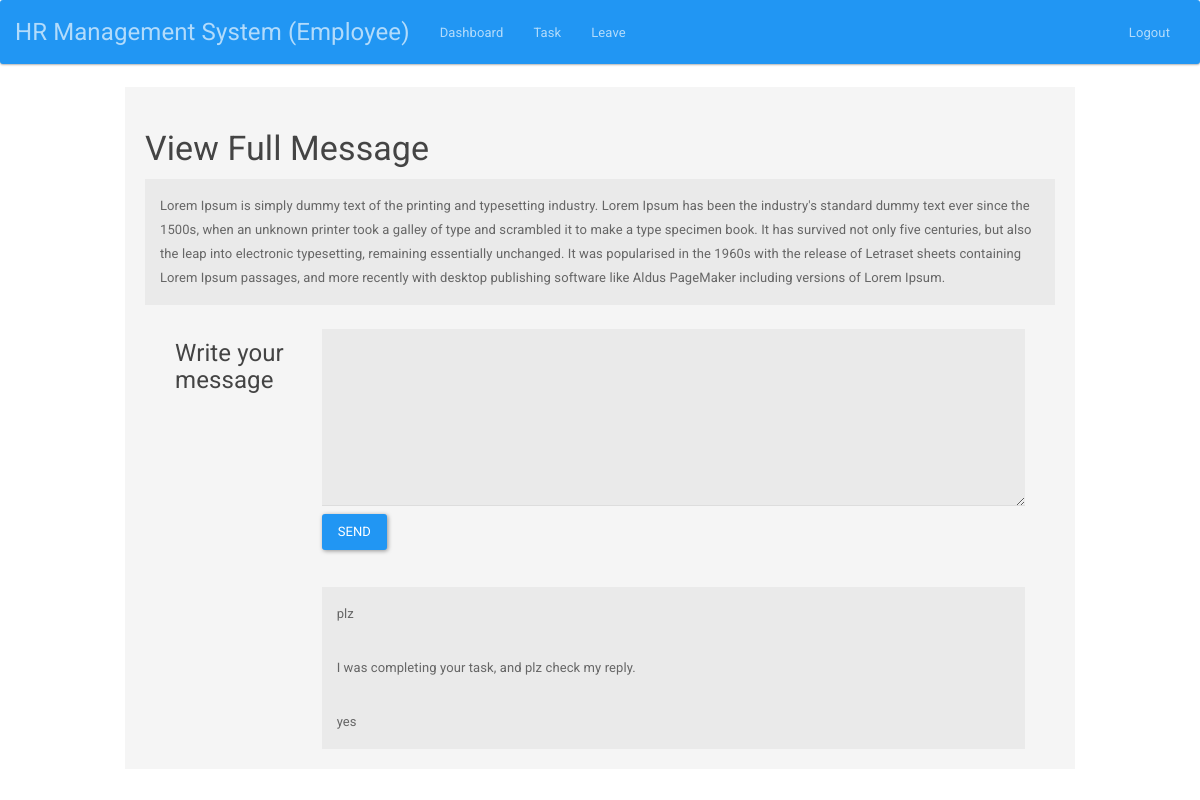
The app's page /employee/viewmessage.php?id=5 (signed in) with its own data.
### tables this page shows
CREATE TABLE `task` (
  `t_id` int(255) NOT NULL,
  `task` text NOT NULL,
  `id` int(255) NOT NULL,
  `assign_by` varchar(255) NOT NULL,
  `date_time` timestamp NOT NULL DEFAULT CURRENT_TIMESTAMP ON UPDATE CURRENT_TIMESTAMP
);

CREATE TABLE `task_reply` (
  `r_id` int(255) NOT NULL,
  `reply` text NOT NULL,
  `m_id` int(255) NOT NULL,
  `reply_by` int(255) NOT NULL,
  `date_time` timestamp NOT NULL DEFAULT CURRENT_TIMESTAMP ON UPDATE CURRENT_TIMESTAMP
);

### employee/viewmessage.php (the view, shortened to what this page needs)
<?php
include "../auth/auth.php";
?>
<!DOCTYPE html>
<html>
<head>
	<link rel="stylesheet" type="text/css" href="../lib/bootstrap.min.css">
</head>
<body>
<?php include "header.php";?>
<div class="container">
<div class="col-lg-10 col-xs-push-1 well">
<h3>View Full Message</h3>
    <?php
    $m_id = $_GET['id'];
    $query ="SELECT * FROM task WHERE `t_id`='".$m_id."'";
	$res=mysqli_query($con, $query);
    $row=mysqli_fetch_array($res);
    ?>
    <div class="col-sm-12" style="background-color: #eaeaea; padding: 15px;">
    	<?php echo $row['task']; ?>
    </div>
    <div class="col-sm-12">
    	<br>
    	<form action="" method="post" class="" onsubmit="return formvalidation();">
    	  <fieldset>
    		<div class="form-group">
               <label for="inputEmail" class="col-lg-2 control-label"><h4>Write your message</h4></label>
                <div class="col-lg-10">
    		     <textarea name="m_reply" id="inputMessage" rows="5" style="width: 100%; background-color: #eaeaea; padding: 15px;"></textarea>
    		    </div>
            </div>
    		<div class="form-group">
              <div class="col-lg-10 col-lg-offset-2">
                <button type="submit" class="btn btn-primary">Send</button>
              </div>
            </div>
          </fieldset>
    	</form>
    	<fieldset>
    		<p>&nbsp;</p>
    		<div class="form-group">
               <label for="inputEmail" class="col-lg-2 control-label"><h4>&nbsp;</h4></label>
                <div class="col-lg-10">
                	<?php
                      $m_id = $_GET['id'];
                      $query1 ="SELECT * FROM `task_reply` WHERE `m_id`='".$m_id."' AND `reply_by`='".$_SESSION['id']."'";
	                  $res1=mysqli_query($con, $query1);
                      while($row1=mysqli_fetch_array($res1)){
                    ?>
                    <div class="col-sm-12" style="background-color: #eaeaea; padding: 15px;">
    	              <?php echo $row1['reply']; ?>
                    </div>
                    <?php } ?>
                </div>
            </div>
    	</fieldset>
    </div>
</div>
</div>
</body>
</html>

### records on screen
task: task "Lorem Ipsum is simply dummy text of the printing and typesetting industry. Lorem Ipsum has been the industry's standard dummy text ever since the 1500s, when an unknown printer took a galley of type and scrambled it to make a type specimen book. It has survived not only five centuries, but also the leap into electronic typesetting, remaining essentially unchanged. It was popularised in the 1960s with the release of Letraset sheets containing Lorem Ipsum passages, and more recently with desktop publishing software like Aldus PageMaker including versions of Lorem Ipsum."
task_reply: reply "plz"
task_reply: reply "I was completing your task, and plz check my reply."
task_reply: reply "yes"
